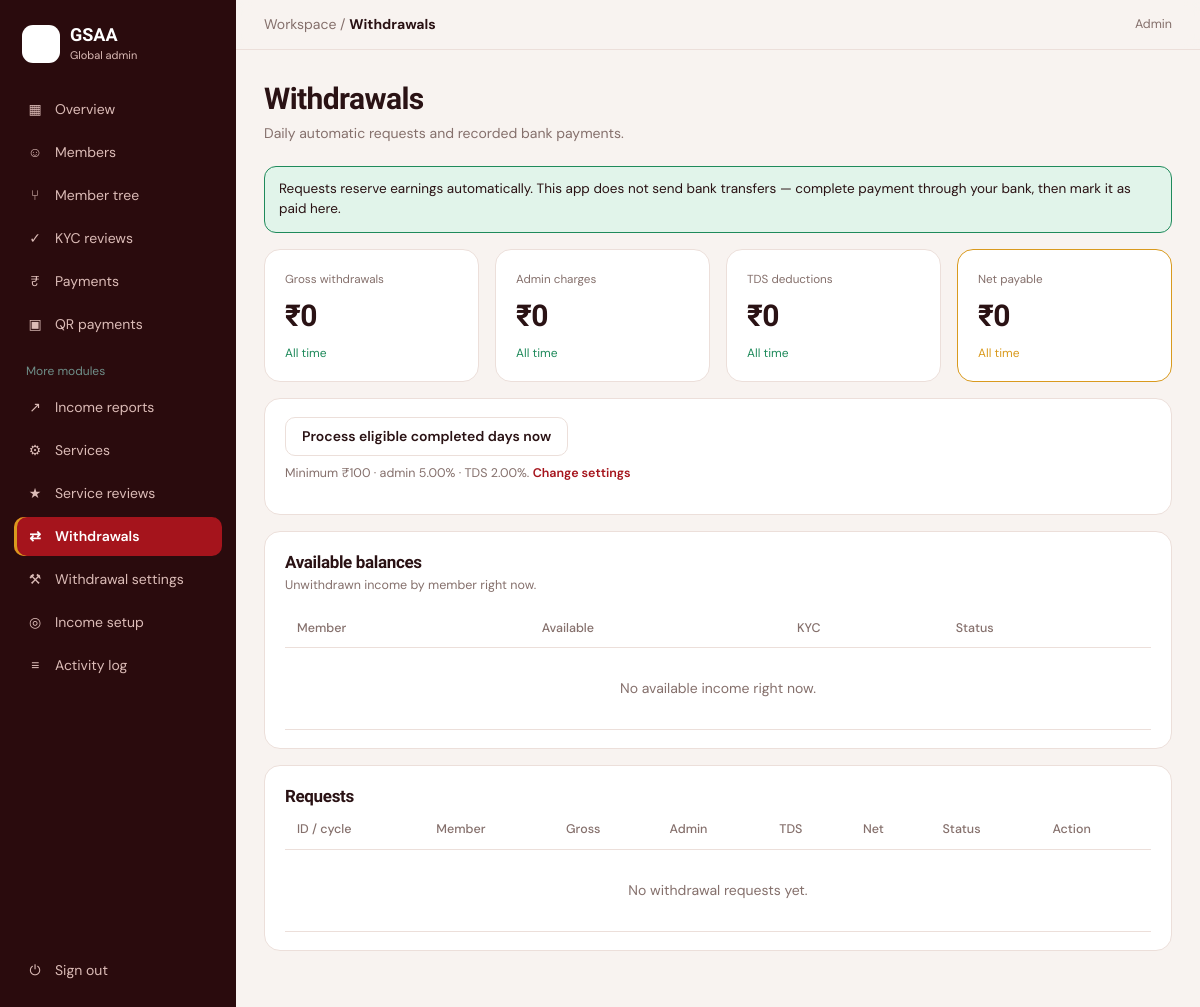
Page /admin/withdrawals.php (signed in) on the committed database.
### tables this page shows
CREATE TABLE IF NOT EXISTS withdrawal_settings (
  id INT PRIMARY KEY DEFAULT 1,
  min_amount DECIMAL(12,2) NOT NULL DEFAULT 100,
  basis ENUM('daily','weekly','monthly') NOT NULL DEFAULT 'daily',
  admin_charge_pct DECIMAL(5,2) NOT NULL DEFAULT 5.00,
  tds_pct DECIMAL(5,2) NOT NULL DEFAULT 2.00,
  auto_enabled TINYINT(1) NOT NULL DEFAULT 1
);

### lib/functions.php (called while the page is built, shortened)
<?php
function rupee($amount): string
{
    return '₹' . number_format((float)$amount, 0);
}

### admin/withdrawals.php (the view, shortened to what this page needs)
<?php
require __DIR__ . '/_top.php';
$pdo = db();
$settings = $pdo->query('SELECT * FROM withdrawal_settings WHERE id=1')->fetch();
$totals = $pdo->query("SELECT COALESCE(SUM(gross),0) g, COALESCE(SUM(admin_charge),0) a, COALESCE(SUM(tds),0) t, COALESCE(SUM(net),0) n FROM withdrawals")->fetch();
$balRows = $pdo->query(
    "SELECT m.id, m.member_code, m.name, m.kyc_status, m.status, COALESCE(SUM(l.amount),0) bal
     FROM members m LEFT JOIN income_ledger l ON l.receiver_id = m.id AND l.status='available'
     GROUP BY m.id HAVING bal > 0 ORDER BY bal DESC"
)->fetchAll();
$reqRows = $pdo->query(
    "SELECT w.*, m.member_code, m.name FROM withdrawals w JOIN members m ON m.id = w.member_id ORDER BY w.id DESC LIMIT 100"
)->fetchAll();
?>
<h1>Withdrawals</h1><p class="sub">Daily automatic requests and recorded bank payments.</p>
<div class="alert ok">Requests reserve earnings automatically. This app does not send bank transfers — complete payment through your bank, then mark it as paid here.</div>
<div class="grid g4" style="margin-bottom:16px">
<div class="card stat"><small>Gross withdrawals</small><div class="num"><?= rupee($totals['g']) ?></div><em>All time</em></div>
<div class="card stat"><small>Admin charges</small><div class="num"><?= rupee($totals['a']) ?></div><em>All time</em></div>
<div class="card stat"><small>TDS deductions</small><div class="num"><?= rupee($totals['t']) ?></div><em>All time</em></div>
<div class="card stat gold"><small>Net payable</small><div class="num"><?= rupee($totals['n']) ?></div><em>All time</em></div>
</div>
<div class="card" style="margin-bottom:16px">
<form method="post"><input type="hidden" name="action" value="process"><?= csrf_field() ?>
<button class="btn g">Process eligible completed days now</button></form>
<p class="s" style="margin-top:8px">Minimum <?= rupee($settings['min_amount']) ?> · admin <?= $settings['admin_charge_pct'] ?>% · TDS <?= $settings['tds_pct'] ?>%. <a class="lnk" href="withdrawal-settings.php">Change settings</a></p>
</div>
<div class="card" style="margin-bottom:16px"><h3>Available balances</h3><div class="s">Unwithdrawn income by member right now.</div>
<div class="tw"><table><thead><tr><th>Member</th><th>Available</th><th>KYC</th><th>Status</th></tr></thead><tbody>
<?php foreach ($balRows as $b): ?>
<tr><td><b><?= htmlspecialchars($b['name']) ?></b><br><span class="s"><?= htmlspecialchars($b['member_code']) ?></span></td>
<td><?= rupee($b['bal']) ?></td>
<td><span class="tag <?= $b['kyc_status']==='approved'?'ok':'' ?>"><?= ucfirst($b['kyc_status']) ?></span></td>
<td><span class="tag <?= $b['status']==='active'?'ok':'' ?>"><?= ucfirst($b['status']) ?></span></td></tr>
<?php endforeach; if (!$balRows): ?><tr><td colspan="4" class="muted-cell">No available income right now.</td></tr><?php endif; ?>
</tbody></table></div></div>
<div class="card"><h3>Requests</h3>
<div class="tw"><table><thead><tr><th>ID / cycle</th><th>Member</th><th>Gross</th><th>Admin</th><th>TDS</th><th>Net</th><th>Status</th><th>Action</th></tr></thead><tbody>
<?php foreach ($reqRows as $w): ?>
<tr><td>#<?= $w['id'] ?><br><span class="s"><?= htmlspecialchars($w['cycle_date']) ?></span></td>
<td><b><?= htmlspecialchars($w['name']) ?></b><br><span class="s"><?= htmlspecialchars($w['member_code']) ?></span></td>
<td><?= rupee($w['gross']) ?></td><td><?= rupee($w['admin_charge']) ?></td><td><?= rupee($w['tds']) ?></td><td><?= rupee($w['net']) ?></td>
<td><span class="tag <?= $w['status']==='paid'?'ok':'gold' ?>"><?= ucfirst($w['status']) ?></span></td>
<td><?php if ($w['status']==='pending'): ?>
<form method="post" style="display:flex;gap:4px"><input type="hidden" name="id" value="<?= $w['id'] ?>"><input type="hidden" name="action" value="mark_paid"><?= csrf_field() ?>
<input name="bank_ref" placeholder="Bank ref" style="width:110px;padding:5px 8px;font-size:12.5px"><button class="btn" style="padding:5px 10px;font-size:12.5px">Mark paid</button></form>
<?php else: ?><span class="s"><?= htmlspecialchars($w['bank_ref'] ?? '') ?></span><?php endif; ?></td></tr>
<?php endforeach; if (!$reqRows): ?><tr><td colspan="8" class="muted-cell">No withdrawal requests yet.</td></tr><?php endif; ?>
</tbody></table></div></div>
<?php require __DIR__ . '/_bottom.php'; ?>

### assets/style.css (style rules this page uses)
:root { --bg:#f8f3f0;--card:#fff;--ink:#2a1214;--mut:#85706c;--line:#ecdfda;--em:#a5141c;--em2:#c9242c;--soft:#fbe8e5;--gold:#d99a1e;--goldsoft:#fdf1d6;--side:#2a0b0d;--sidetx:#dcbcb7;--bad:#c2410c;--badsoft:#fde9dd;--ok:#1f8a5b;--oksoft:#e1f4ea;--tl:#d9a441;color-scheme:light }
* { box-sizing:border-box;margin:0 }
:root { padding-top:env(safe-area-inset-top,0px);padding-bottom:env(safe-area-inset-bottom,0px) }
html,body { height:100% }
body { background:var(--bg);color:var(--ink);font:14px/1.5 'DM Sans',system-ui,sans-serif;display:flex }
h1,h2,h3,.num { font-family:'Bricolage Grotesque','DM Sans',sans-serif;letter-spacing:-.02em }
button { font:inherit;cursor:pointer }
h1 { font-size:30px;margin-bottom:2px }
.sub { color:var(--mut);margin-bottom:22px }
.grid { display:grid;gap:16px }
.g4 { grid-template-columns:repeat(4,1fr) }
.card { background:var(--card);border:1px solid var(--line);border-radius:16px;padding:18px 20px }
.stat small { color:var(--mut) }
.stat .num { font-size:30px;font-weight:700;margin:4px 0 }
.stat em { font-style:normal;font-size:12px;color:var(--ok) }
.stat.gold { border-color:var(--gold) }
.stat.gold em { color:var(--gold) }
.card h3 { font-size:17px }
.card .s { color:var(--mut);font-size:12.5px;margin-bottom:14px }
.btn { background:var(--em);color:#fff;border:0;border-radius:10px;padding:8px 16px;font-weight:600 }
.btn.g { background:var(--card);color:var(--ink);border:1px solid var(--line) }
.tw { overflow-x:auto }
table { width:100%;border-collapse:collapse;min-width:640px }
th { text-align:left;font-weight:500;color:var(--mut);font-size:12.5px;padding:10px 12px;border-bottom:1px solid var(--line) }
td { padding:12px;border-bottom:1px solid var(--line) }
.card { transition:transform .25s,box-shadow .25s,border-color .25s }
.btn { transition:transform .15s,background .2s }
tbody tr td { transition:background .2s }
.lnk { background:none;border:0;color:var(--em);font:inherit;font-weight:600;padding:0;text-decoration:underline;text-underline-offset:3px;cursor:pointer }
.alert { border-radius:12px;padding:12px 14px;font-size:13.5px;margin-bottom:16px }
.alert.ok { background:var(--oksoft);color:var(--ink);border:1px solid var(--ok) }
.muted-cell { text-align:center;color:var(--mut);padding:30px }
a.lnk { color:var(--em);text-decoration:none }

### rows in the picture
withdrawal_settings: min_amount "₹100", admin_charge_pct "5.00", tds_pct "2.00"

### other values in the picture
$icon "▦ ☺ ⑂ ✓ ₹ ▣ ↗ ⚙ ★ ⇄ ⚒ ◎ ≡"
$label "Overview Members Member tree KYC reviews Payments QR payments Income reports Services Service reviews Withdrawals Withdrawal settings Income setup Activity log"
$PAGE_CRUMB "Withdrawals"
$_SESSION['name'] "Admin"
rupee($totals['g']) "₹0"
rupee($totals['a']) "₹0"
rupee($totals['t']) "₹0"
rupee($totals['n']) "₹0"
